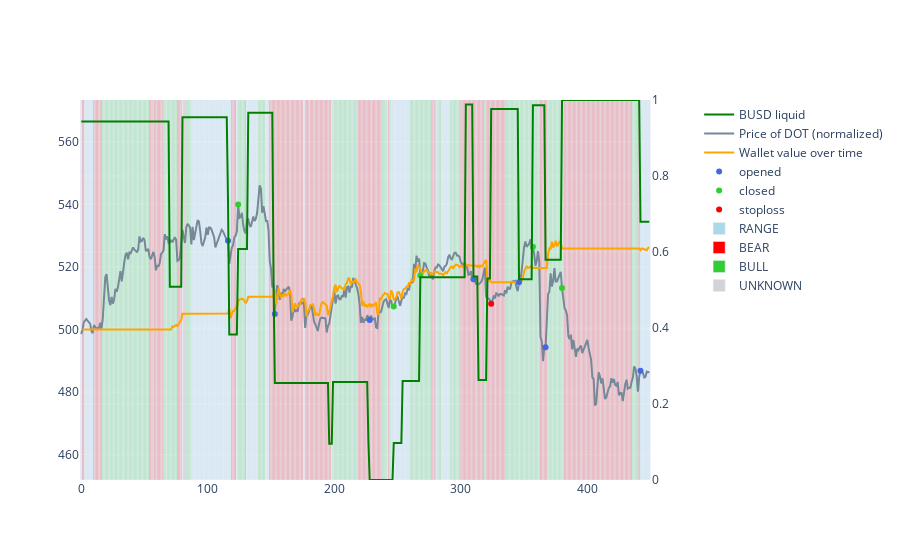

Notebook cell for this chart:
### Code cell
import pandas as pd
import plotly.express as px
import plotly.graph_objects as go
from plotly.subplots import make_subplots

trades = pd.read_json("./backtestOrderbook.json")
signals = pd.read_json("./signals.json")
busd = pd.read_json("./busdOverTime.json")

value = pd.read_json("./tradingWalletValueOverTime.json")
value = value.drop(value[value.timestamp == 0].index)

fig = go.Figure()
fig = make_subplots(specs=[[{"secondary_y": True}]])

asset = trades.asset.unique()[0]

valueAt0 = value[value.timestamp == 1].value.values[0]
priceAt0 = signals[(signals.timestamp == 1) & ((signals.asset == asset))].price.values[0]
z = valueAt0 / priceAt0

filteredSignals = signals[signals["asset"] == asset]
filteredTrades = trades[(trades["asset"] == asset)]

colmap = {
     "closed" : "limegreen",
     "stoploss" : "red",
     "opened" : "royalblue"
 }

barmap = {
     "BULL" : "limegreen",
     "BEAR" : "red",
     "RANGE" : "lightblue",
     "UNKNOWN" : "lightgrey"
 }

# AVAILABLE FUNDS
from sklearn.preprocessing import MinMaxScaler
scaler = MinMaxScaler()
busd["valuescaled"] = scaler.fit_transform(busd["value"].values.reshape(-1,1))
fig.add_trace(
    go.Scatter(
        x=busd["timestamp"],
        y=busd["valuescaled"], mode = "lines",
        name = "BUSD liquid",
        marker = dict(color = "green")
    ), secondary_y = True)

# ASSET PRICE
fig.add_trace(
    go.Scatter(
        x=filteredSignals["timestamp"],
        y=filteredSignals["price"] * z, mode = "lines",
        name = "Price of " + asset + " (normalized)",
        marker = dict(color = "lightslategrey")
    ))



# VALUE OF WALLET
fig.add_trace(
    go.Scatter(
        x=value["timestamp"],
        y=value["value"], mode = "lines",
        name = "Wallet value over time",
        marker = dict(color = "orange")
    ), secondary_y = False)

# ORDERS
fig.add_trace(
        go.Scatter(
            x = filteredTrades["timestamp"],
            y = filteredTrades["price"] * z,
            mode = "markers",
            name = "opened",
            marker = dict(color = colmap["opened"])
        ))
for s in trades["status"].unique():
    filteredTrades = trades[(trades["asset"] == asset) & (trades["status"] == s)]
    if s != "open":
        fig.add_trace(
            go.Scatter(
                x= filteredTrades["closedPointInTime"],
                y= filteredTrades["closedAt"] * z,
                mode = "markers",
                name = s,
                marker = dict(
                        color = colmap[s]
                    )
            ))
filteredSignals["bar"] = max(filteredSignals["price"]) * z * 1.1

for b in filteredSignals["SIGNAL_ADX"].unique():
    filteredSignalsBars = filteredSignals[filteredSignals["SIGNAL_ADX"] == b]
    fig.add_trace(
            go.Bar(
                x = filteredSignalsBars["timestamp"],
                y = filteredSignalsBars["bar"],
                name = b,
                width = 0.4,
                marker = dict(color = barmap[b])),

            )
fig.update_yaxes(range = [min(filteredSignals["price"]) * z * 0.95,max(filteredSignals["price"]) * z * 1.05])
fig.update_xaxes(range = [min(filteredSignals["timestamp"]) -1, max(filteredSignals["timestamp"]) + 1])

# Secondary Axis update
fig.update_yaxes(range = [0, 1], secondary_y=True)

fig.show()

### Figure 1 — Plotly figure (JSON) as saved in the notebook; plotly's stock layout.template omitted (floating-point values rounded to 4 significant figures; data arrays with more than 128 entries replaced by an {"elided": "..."} marker saying what was removed)
{"data": [{"marker": {"color": "green"}, "mode": "lines", "name": "BUSD liquid", "type": "scatter", "x": {"elided": "450 int values"}, "xaxis": "x", "y": {"elided": "450 float values"}, "yaxis": "y2"}, {"marker": {"color": "lightslategrey"}, "mode": "lines", "name": "Price of DOT (normalized)", "type": "scatter", "x": {"elided": "450 int values"}, "y": {"elided": "450 float values"}}, {"marker": {"color": "orange"}, "mode": "lines", "name": "Wallet value over time", "type": "scatter", "x": {"elided": "449 int values"}, "xaxis": "x", "y": {"elided": "449 float values"}, "yaxis": "y"}, {"marker": {"color": "royalblue"}, "mode": "markers", "name": "opened", "type": "scatter", "x": [116, 153, 228, 310, 346, 367, 442], "y": [528.3, 505.0, 503.1, 516.1, 515.1, 494.3, 486.8]}, {"marker": {"color": "limegreen"}, "mode": "markers", "name": "closed", "type": "scatter", "x": [124, 268, 247, 357, 380], "y": [539.9, 517.2, 507.3, 526.5, 513.2]}, {"marker": {"color": "red"}, "mode": "markers", "name": "stoploss", "type": "scatter", "x": [324], "y": [508.3]}, {"marker": {"color": "lightblue"}, "name": "RANGE", "type": "bar", "width": 0.4, "x": [0, 3, 4, 5, 6, 7, 8, 9, 87, 88, 89, 90, 91, 92, 93, 94, 95, 96, 97, 98, 99, 100, 101, 102, 103, 104, 105, 106, 107, 108, 109, 110, 111, 112, 113, 114, 115, 116, 117, 118, 123, 131, 132, 133, 134, 135, 136, 137, 138, 139, 147, 148, 245, 246, 247, 248, 249, 250, 251, 252, 253, 254, 255, 256, 257, 258, 259, 281, 285, 286, 287, 288, 289, 290, 291, 442, 443, 444, 445, 446, 447, 448, 449], "y": [600.7, 600.7, 600.7, 600.7, 600.7, 600.7, 600.7, 600.7, 600.7, 600.7, 600.7, 600.7, 600.7, 600.7, 600.7, 600.7, 600.7, 600.7, 600.7, 600.7, 600.7, 600.7, 600.7, 600.7, 600.7, 600.7, 600.7, 600.7, 600.7, 600.7, 600.7, 600.7, 600.7, 600.7, 600.7, 600.7, 600.7, 600.7, 600.7, 600.7, 600.7, 600.7, 600.7, 600.7, 600.7, 600.7, 600.7, 600.7, 600.7, 600.7, 600.7, 600.7, 600.7, 600.7, 600.7, 600.7, 600.7, 600.7, 600.7, 600.7, 600.7, 600.7, 600.7, 600.7, 600.7, 600.7, 600.7, 600.7, 600.7, 600.7, 600.7, 600.7, 600.7, 600.7, 600.7, 600.7, 600.7, 600.7, 600.7, 600.7, 600.7, 600.7, 600.7]}, {"marker": {"color": "red"}, "name": "BEAR", "type": "bar", "width": 0.4, "x": {"elided": "197 int values"}, "y": {"elided": "197 float values"}}, {"marker": {"color": "limegreen"}, "name": "BULL", "type": "bar", "width": 0.4, "x": {"elided": "165 int values"}, "y": {"elided": "165 float values"}}, {"marker": {"color": "lightgrey"}, "name": "UNKNOWN", "type": "bar", "width": 0.4, "x": [80, 146, 176, 198, 242], "y": [600.7, 600.7, 600.7, 600.7, 600.7]}], "layout": {"xaxis": {"anchor": "y", "domain": [0, 0.94], "range": [-1, 450]}, "yaxis": {"anchor": "x", "domain": [0, 1], "range": [451.9, 573.4]}, "yaxis2": {"anchor": "x", "overlaying": "y", "range": [0, 1], "side": "right"}}}
